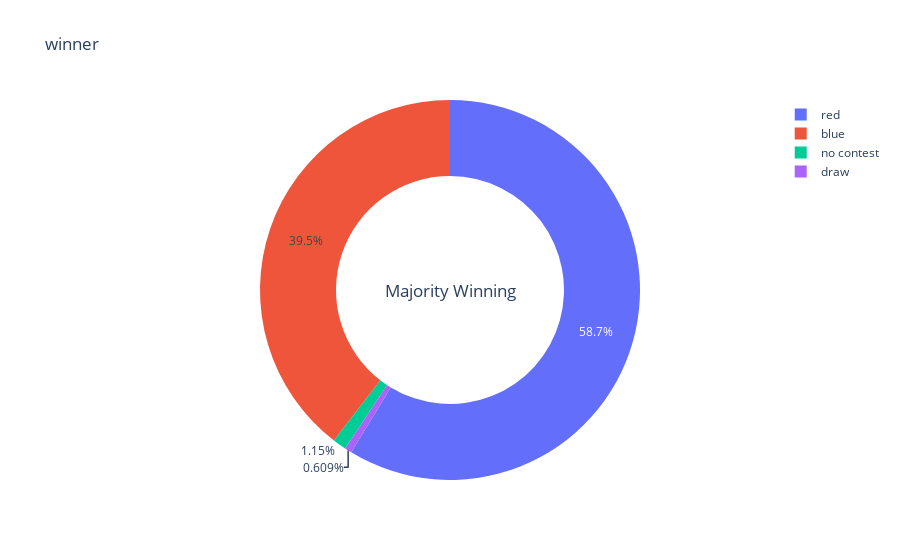

The notebook cell saved with this chart:
### Code cell
temp=data['winner'].value_counts()
fig={
    'data':[
        {
            'values':temp.values,
            'labels':temp.index,
            'domain': {'x':[0,1]},
            'hole':.6,
            'type':'pie'
        },
    ],
    'layout':{
        'title':'winner',
        'annotations':[
            {
                'font':{
                    'size':17
                },
                'showarrow':False,
                'text':'Majority Winning',
                'x':0.5,
                'y':0.5
            }
        ]
    }
}
iplot(fig,filename='donut')

### Figure 1 — Plotly figure (JSON) as saved in the notebook; plotly's stock layout.template omitted (floating-point values rounded to 4 significant figures)
{"data": [{"domain": {"x": [0, 1]}, "hole": 0.6, "labels": ["red", "blue", "no contest", "draw"], "values": [867, 584, 17, 9], "type": "pie"}], "layout": {"annotations": [{"font": {"size": 17}, "showarrow": false, "text": "Majority Winning", "x": 0.5, "y": 0.5}], "title": {"text": "winner"}, "autosize": true}}
